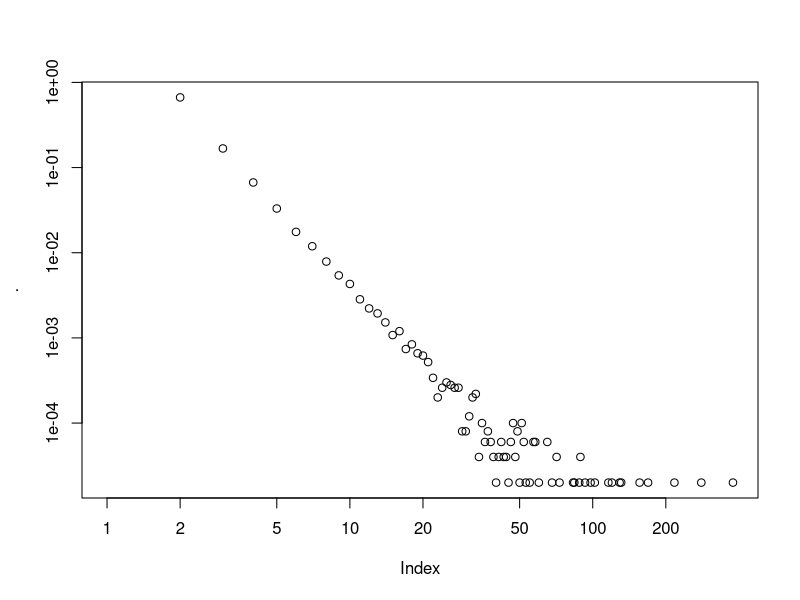
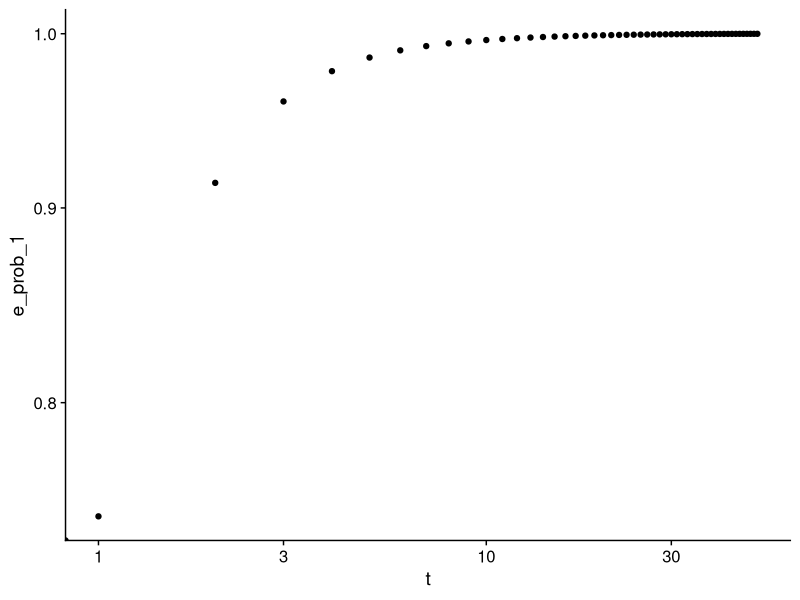

Here is the R script that generated these plots, in order: (Note: a time limit stopped this script after it produced the figures.)
###########################################################################
## Project: CCCD
## Script purpose: create hazard prob and test vs sims
## Date: 02-03-2023
## Author: David JP O'Sullivan
###########################################################################

rm(list = ls()) # tidy work space
gc()

# libraries, source files and data ----------------------------------------

# source('./code/_project_setup.r')


library(tidyverse)
library(cowplot)
theme_set(cowplot::theme_cowplot())
# functions

library(purrr)
library(tidyverse)
library(igraph)



# Assuming prob_vector and exponents are complex vectors
map2_cplx <- function(prob_vector, exponents, pinf, x) {
  mapply(function(p, e) p * (1 - pinf + pinf * x) ^ e, prob_vector, exponents)
}


# Define the function to create a PGF
create_pgf <- function(prob_vector) {
  pgf <- function(s1, s2, s1_t, s2_t, sT, pinf) {
    exponents <- seq_along(prob_vector) - 1
    # result <- map2_dbl(prob_vector, exponents, function(p, e) p * (1 - pinf + pinf * x) ^ e)
    # Assuming prob_vector and exponents are of the same length
    result <- numeric(length(prob_vector))
    
    for (i in seq_along(prob_vector)) {
      p <- prob_vector[i]
      e <- exponents[i]
      result[i] <- p * (1 - pinf + pinf * s1 * s2 * s1_t * s2_t  * sT) ^ e
    }
    
    return(sum(result))
  }
  return(pgf)
}



# Define the function to compute the excess degree distribution
excess_degree_distribution <- function(degree_dist) {
  # k_values <- 0:(length(degree_dist) - 1)
  # exp_value <- sum(k_values * degree_dist)
  # 
  # numerators <- (k_values + 1)[-1] * degree_dist[-1]
  # excess_degrees <- numerators / exp_value
  
  # Assuming prob_vector is the degree distribution P(k)
  degree_values <- seq_along(degree_dist) - 1
  
  # Calculate the average degree <k>
  avg_degree <- sum(degree_values * degree_dist)
  
  # Calculate the excess degree distribution Q(k)
  excess_degree <- numeric(length(degree_dist) - 1)
  
  for (i in seq_along(excess_degree)) {
    k <- degree_values[i]
    excess_degree[i] <- (k + 1) * degree_dist[i + 1] / avg_degree
  }
  return(excess_degree) # Remove the first element (corresponding to k = 0)
}


n <- 50000
p <- 0.025/n
g <- igraph::ba.game(n, 1)
# g <- igraph::erdos.renyi.game(n, p = 0.01)
g_combined <- disjoint_union(g, g)

# Add edges between communities with probability p
# V1_indices <- V(g)
# V2_indices <- n + V(g)
# for (v1 in V1_indices) {
#   for (v2 in V2_indices) {
#     if (runif(1) < p) {
#       g_combined <- g_combined + edge(v1, v2)
#     }
#   }
#   if(v1 %% 250 == 0)print(v1)
# }

clusters(g_combined)
Xin <- degree_distribution(g)
Xin %>% plot(log = "xy")
Xin_t <- excess_degree_distribution(Xin)

Xin %>% sum
Xin_t %>% sum

g_Xin <- create_pgf(Xin)
g_Xin_t <- create_pgf(Xin_t)

# Xout <- prop.table(table(apply(get.adjacency(g_combined)[1:n, (n+1):(n+n)],1, sum)))
# Xout_t <- excess_degree_distribution(Xout)
# Xout %>% plot
Xout <- dpois(0:5, lambda = 2)/sum(dpois(0:5, lambda = 2))
Xout_t <- excess_degree_distribution(Xout)

g_Xout <- create_pgf(Xout)
g_Xout_t <- create_pgf(Xout_t)

g_T <- function(sT) sT
g_ic <- function(s1, s2, s1_t, s2_t, sT) s1 * sT

# create a function to iterate it -----------------------------------------



# pgf for the number of nodes at time t
G_N_t <- function(s1, s2, s1_t, s2_t, sT, t, pin, pout){
  if(t > 0){ # have to iterate the pgf at least one
    for(t_i in t:1){ # iterate the function t times
      
      new_s1 <- g_Xin(1, 1, s1_t, 1, sT, pin) * g_Xout_t(1, s2, 1, 1, sT, pout)
      new_s2 <- g_Xin(1, 1, 1, s2_t, sT, pin) * g_Xout_t(s1, 1, 1, 1, sT, pout)
      
      new_s1_t <- g_Xin_t(1, 1, s1_t, 1, sT, pin) * g_Xout(1, s2, s1_t, 1, sT, pout)
      new_s2_t <- g_Xin(1, 1, 1, s2_t, sT, pin) * g_Xout_t(1, 1, 1, s2_t, sT, pout)
      
      new_sT <- g_T(sT)
      
      # new_s1 <- g_Xout(s2, pinf) * g_Xout_t(s2_t, pinf)
      # new_s2 <- g_Xout(s1, pinf) * g_Xout_t(s1_t, pinf)
      # 
      # new_s1_t <- g_Xin(s1, pinf) * g_Xin_t(s1_t, pinf)
      # new_s2_t <- g_Xin(s2, pinf) * g_Xin_t(s2_t, pinf)
      
      # new_sT <- g_T(sT) * new_s1 * new_s2 * new_s1_t * new_s2_t
      
      s1 <- new_s1
      s2 <- new_s2
      
      s1_t <- new_s1_t
      s2_t <- new_s2_t
      
      sT <- new_sT
    }
  }

  ans = g_ic(s1, s2, s1_t, s2_t, sT) # apply initial conditions
  return(ans)
}



G_N_tV <- Vectorize(G_N_t)

invert_pgf_via_ifft <- function(t, pin, pout, M = 10^4){
  x <- exp(2*pi*1i*(0:(M-1))/M)
  
  
  pdf <- Re(fft(G_N_tV(s1 = 1, s2 = 1, s1_t = 1, s2_t = 1, sT = x, 
                       t, pin, pout) %>% Conj(),inverse = TRUE))
  pdf[pdf < 0] <- 0
  pdf <- pdf/sum(pdf)
  
  cas_dist <- tibble(cascade_size = 0:(length(pdf) - 1), prob = pdf) 
  
  return(cas_dist)
}
# G_N_tV(s1 = x[1:4], s2 = 1, s1_t = 1, s2_t = 1, sT = 1, t = 1, pinf = 0.1)

# invert_pgf_via_ifft(t = 1, pinf = .001, M = 50) %>% plot
# test --------------------------------------------------------------------


# G_N_t(0, 0, 0, 0, 1, 5, 0.1)
# G_N_t(1, 1, 1, 1, 1, 4, 0.001)

e_df <- tibble(t = 0:50) %>% 
  rowwise() %>% 
  mutate(
    e_prob_1 = G_N_t(0, 0, 0, 0, 1, t, 0.08, 0.08),
    e_prob_2 = G_N_t(0, 1, 0, 1, 1, t, 0.05, 0.0)
  ) %>% ungroup()

e_df %>% summarise(val=max(e_prob_1))

e_df %>% ggplot(aes(x = t, y = e_prob_1)) + 
  geom_point() + 
  ylim(c(0,1)) + 
  scale_y_log10() + 
  scale_x_log10()


e_df2 <- 
  bind_rows(
    invert_pgf_via_ifft(t = 30, pin = 0.08, pout = 0.08, M = 1000) %>% mutate(type = "1"), 
    invert_pgf_via_ifft(t = 30, pin = 0.08, pout = 0.05, M = 1000) %>% mutate(type = "2"), 
    invert_pgf_via_ifft(t = 30, pin = 0.08, pout = 0., M = 1000) %>% mutate(type = "3")
    ) 

e_df2 %>% group_by(type) %>% 
  summarise(sum(cascade_size * prob))

e_df2 %>% 
  group_by(type) %>% 
  mutate(
    ccdf = 1- cumsum(prob)
  ) %>% 
  ggplot(aes(x=cascade_size+1, y = prob, color = type)) + 
  geom_point() + 
  scale_y_log10() + 
  scale_x_log10()


e_df2 %>% 
  group_by(type) %>% 
  mutate(
    ccdf = 1- cumsum(prob)
  ) %>% 
  ggplot(aes(x=cascade_size+1, y = ccdf, color = type)) + 
  geom_point() + 
  scale_y_log10() + 
  scale_x_log10()
